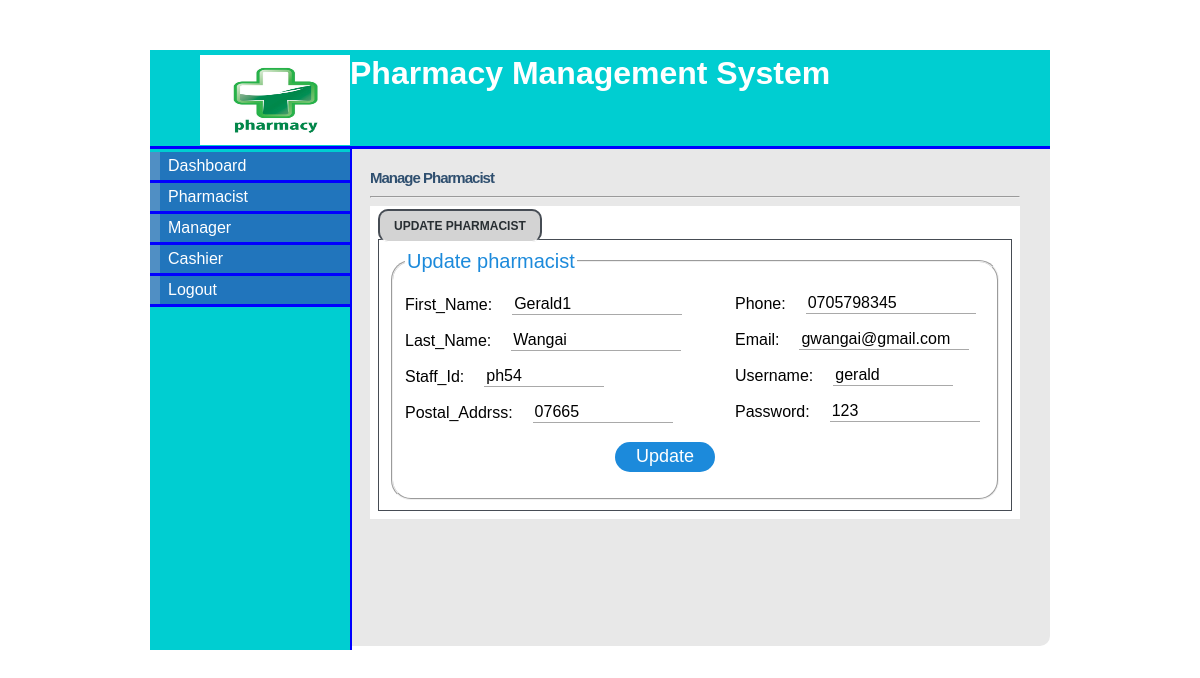
/update_pharmacist.php?id=6, run on the app's committed database.
### tables this page shows
CREATE TABLE `pharmacist` (
  `pharmacist_id` tinyint(5) NOT NULL,
  `first_name` varchar(15) NOT NULL,
  `last_name` varchar(15) NOT NULL,
  `staff_id` varchar(10) NOT NULL,
  `postal_address` varchar(20) NOT NULL,
  `phone` varchar(12) NOT NULL,
  `email` varchar(20) NOT NULL,
  `username` varchar(10) NOT NULL,
  `password` varchar(10) NOT NULL,
  `date` datetime NOT NULL
);

### update_pharmacist.php (the view, shortened to what this page needs)
<html>
    <!DOCTYPE html>
<form action="" method="post">
<?php
	if(isset($_GET['id'])){
$userid=$_GET['id'];
	}
	?>
<head>
<link rel="stylesheet" type="text/css" href="style/mystyle.css">
<link rel="stylesheet" type="text/css" href="style/form.css">
<link rel="stylesheet" href="style/style.css" type="text/css" media="screen" />
</head>
<body>
<div id="content">
<div id="header">
<h1><a href="#"><img src="images/hd_logo.jpg" class="img"></a> Pharmacy Management System</h1></div>
<div id="left_column">
<div id="button">
<ul>
			<li><a href="admin.php">Dashboard</a></li>
			<li><a href="admin_pharmacist.php">Pharmacist</a></li>
			<li><a href="admin_manager.php">Manager</a></li>
			<li><a href="admin_cashier.php">Cashier</a></li>
			<li><a href="logout.php">Logout</a></li>
		</ul>
</div>
		</div>
	<?php
	include_once('connect_db.php');
	$querydata=mysqli_query($conn, "SELECT * FROM pharmacist where pharmacist_id='".$userid."'") or die(mysqli_error());
	$rows=mysqli_num_rows($querydata);
	if($rows>0){
		while($data=mysqli_fetch_array($querydata)){
			$first_name1=$data['first_name'];
			$last_name1=$data['last_name'];
			$staff_id1=$data['staff_id'];
			$postal1=$data['postal_address'];
			$phone1=$data['phone'];
			$email1=$data['email'];
			$username1=$data['username'];
			$password1=$data['password'];
		}
	}else{
		echo'<script>alert("Error!!! No user selected ")</script>';
	}
	?>
<div id="main">
<div id="tabbed_box" class="tabbed_box">
    <h4>Manage Pharmacist</h4>
<hr/>
    <div class="tabbed_area">
        <ul class="tabs">
            <li><a href="javascript:tabSwitch('tab_1', 'content_1');" id="tab_1" class="active">Update Pharmacist</a></li>
        </ul>
        <div id="content_1" class="content">
			<fieldset><legend>Update pharmacist</legend>
          <form name="myform" onsubmit="return validateForm(this);" action="" method="post" class="insert" >
				<p>First_Name:<input name="first_name" type="text" style="width:170px" placeholder="First Name" value="<?php echo$first_name1;?>" id="first_name" /></p>
				<p>Last_Name:<input name="last_name" type="text" style="width:170px" placeholder="Last Name" id="last_name" value="<?php echo $last_name1; ?>" /></p>
				<p>Staff_Id:<input name="staff_id" type="text" style="width:120px" placeholder="Staff ID" id="staff_id" value="<?php echo $staff_id1; ?>" /> </p>
				<p>Postal_Addrss:<input name="postal_address" type="text" style="width:140px" placeholder="Address" id="postal_address" value="<?php echo $postal1;?>" /> </p>
				<p class="phoneu">Phone:<input name="phone" type="text" style="width:170px" placeholder="Phone" id="phone" value="<?php  echo $phone1; ?>" /></p>
				<p class="emailu">Email:<input name="email" type="text" style="width:170px" placeholder="Email" id="email"value="<?php  echo $email1;?>" /> </p>
				<p class="useru">Username:<input name="username" type="text" style="width:120px" placeholder="Username" id="username"value="<?php echo $username1;?>" /></p>
				<p class="passu">Password:<input name="password" placeholder="Password" id="password"value="<?php echo $password1;?>"type="text" style="width:150px"/></p>
				<p class="submu"><input name="submitu" type="submit" value="Update"/></p>
		</form>
				</fieldset>
		</div>
    </div>
</div>
</div>
</div>
</body>
</html>

### style/mystyle.css (style rules this page uses)
body { margin-top: 50px; padding-top: 0px; }
#content { margin-left: auto; margin-right: auto; background: #E8E8E8; width: 900px; height: auto; font-family: sans-serif; border-radius: 10px; }
input[type="submit"] { border: none; outline: none; height: 30px; width: 100px; background: #1c8adb; color:#fff; font-size: 18px; border-radius: 20px; cursor: pointer; margin-left: 50px; }
input[type="text"],input[type="password"],input[type="email"] { border: none; border-bottom: 1px solid darkgray; outline: none; height: 20px; color:black; font-size: 16px; }
#tab_1,#tab_2,#tab_3,#tab_4 { font-size: 12px; font-family: sans-serif; }
#header { width: 900px; height: 96px; background: #00CED1; border-bottom: solid 3px blue; }
#header h1 { margin: 0px; padding-top: 5px; margin-left: 50px; color: #fff; }
#header .img { float:left; height: 90px; width: 150px; }
#left_column { clear: all; float: left; width: 200px; height: 501px; background: #00CED1; border-right:solid 2px blue; }
#main { clear: all; width: 780px; height: 470px; background: #E8E8E8; }
#button { width: 12.5em; padding: 0 0 1em 0; margin-top: 0.2em; margin-bottom: 1em; font-family: 'Trebuchet MS', 'Lucida Grande', Verdana, Arial, Sans-serif; background: #00CED1; color: #333; }
#button ul { list-style: none; margin: 0; padding: 0; border: none; }
#button li { border-bottom: 3px solid blue; margin: 0; list-style: none; list-style-image: none; }
#button li a { display: block; padding: 5px 5px 5px 0.5em; border-left: 10px solid #508fc4; border-right: 10px solid #2175bc; background-color: #2175bc; color: #fff; text-decoration: none; width: 100%; }
html>body #button li a { width: auto; }

### style/form.css (style rules this page uses)
fieldset { border-radius: 20px; }
legend { font-family: sans-serif; font-size: 20px; color: #1c8adb; }
.phoneu,.emailu,.userz,.passu { margin-left: 330px; }
.phoneu { margin-top: -145px; }
.submu { margin-left: 160px; margin-top:20px; }
.useru { margin-left: 330px; }

### style/style.css (style rules this page uses)
#tabbed_box { margin: 0px auto 0px 220px; width: 650px; border-radius: 10px; }
.tabbed_box h4 { font-size: 15px; color:#2F4F6F; letter-spacing:-1px; margin-bottom:10px; }
.tabbed_area { border: 0px solid #494e52; background-color: #fff; padding: 8px; }
input[type="text"],#drug_name,#payment_type { margin-left: 20px; }
ul.tabs { margin: 0px; padding: 0px; margin-top: 5px; margin-bottom: 6px; }
ul.tabs li { list-style: none; display: inline; }
ul.tabs li a { background-color:#ffffff; color: darkorange; padding: 8px 14px 8px 14px; text-decoration: none; font-size: 6px; font-family: Verdana, Arial, Helvetica, sans-serif; font-weight: bold; text-transform: uppercase; border: 1px solid #464c54; border-radius: 10px; }
ul.tabs li a.active { background-color:lightgray ; color: #282e32; border: 2px solid #464c54; border-bottom: 1px solid #ffffff; }
.content { background-color: #ffffff; padding: 10px; border: 1px solid #464c54; }

### update_pharmacist.php (style rules this page uses)
#main { height: 477px; }

### data on the page
pharmacist: first_name "Gerald1", last_name "Wangai", staff_id "ph54", postal_address "07665", phone "0705798345"
